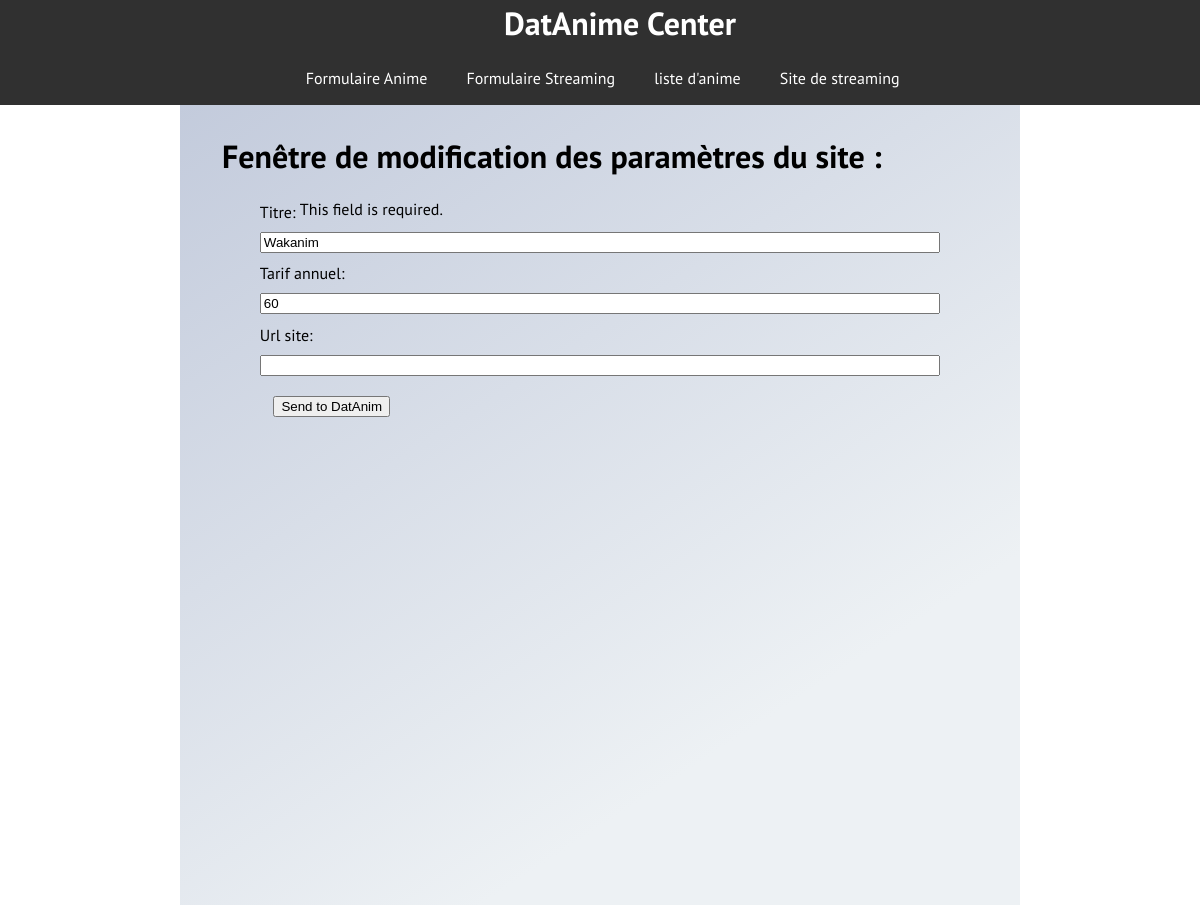
/updatesite/20/, run on an earlier commit of the app's database.
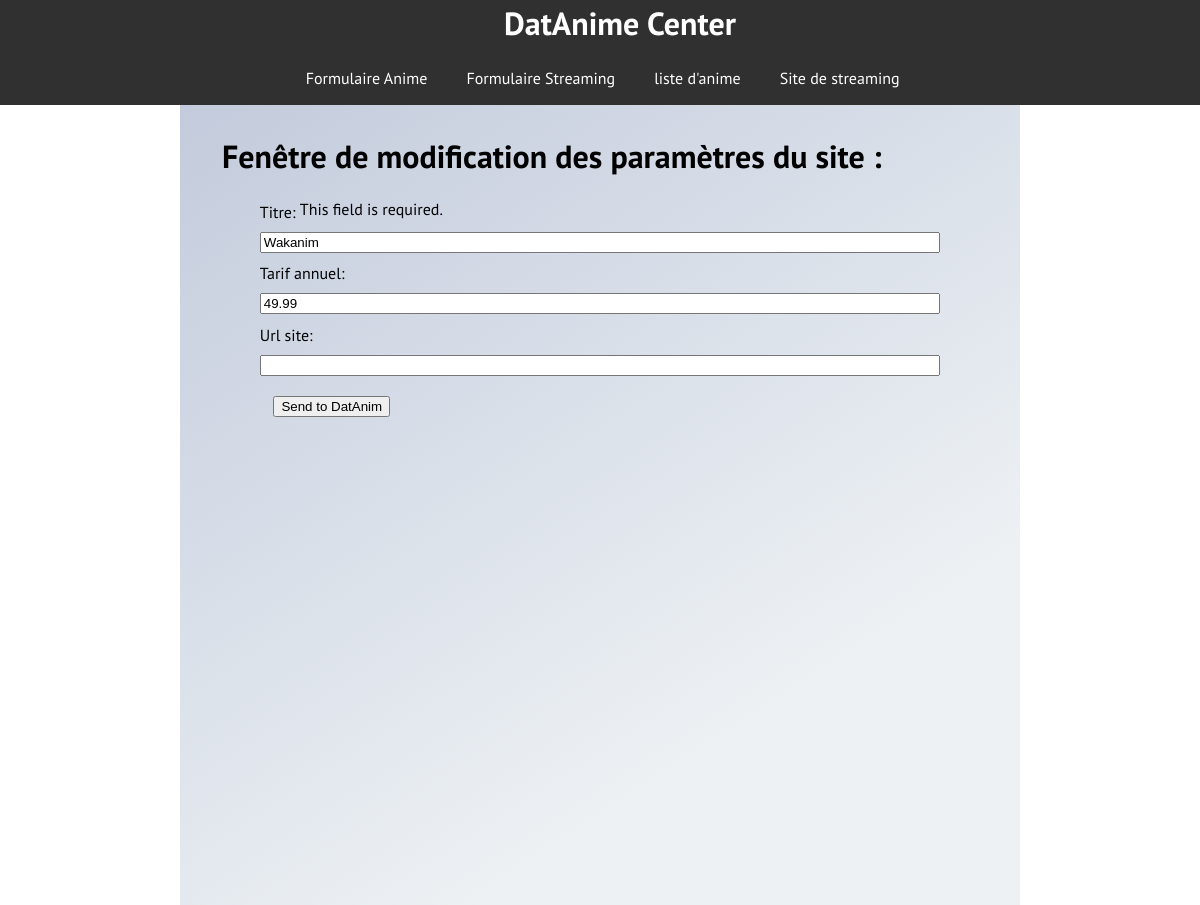
And on a later commit of the database.
### applicationanime/models.py (models this page shows, shortened)
class Site(models.Model):
    titre = models.CharField(max_length=100)
    tarif = models.CharField(max_length=10)
    url_site = models.CharField(max_length=150)
    def dictionnairesite(self):
        return {"titre": self.titre,"tarif": self.tarif, "url":self.url_site}

### applicationanime/views.py (the view)
# urls.py: path('updatesite/<int:id>/',views.updatesite),
def updatesite(request, id):
    site = models.Site.objects.get(pk=id)
    form = SiteForm(site.dictionnairesite())
    return render(request, "applicationanime/ajoutsite.html", {"form": form, "id":id})

### applicationanime/form.py
class SiteForm(ModelForm):
    class Meta:
        model = models.Site
        fields = ('titre','tarif','url_site', )
        labels = {
        'titre' : _('Titre'),
        'tarif' : _('Tarif annuel'),
        'url_anime' : _('url de l anime'),
    }

### applicationanime/templates/applicationanime/ajoutsite.html (shortened to what this page needs)
{% extends 'main.html' %}
{% block content %}
</head>
<body>
    <div class="premiererplan">
        <div class="internal">
            {% if id != none %}
            <h1>Fenêtre de modification des paramètres du site :</h1>
            <form method="POST" action="/updatetraitementsite/{{id}}/">
                {% else %}
                <h1>Saisie d'un nouveau site :</h1>
                <form method="POST" action="/traitementsite/">
                    {% endif %}
                    {{ form.as_p }}
                    <input class="submitbutton" type="submit" value="Send to DatAnim" \>
                </form>
        </div>
    </div>
</body>
</html>
{% endblock %}

What changed in the data, as far as the page shows it:
changed Site "Wakanim": tarif "60" → "49.99"
